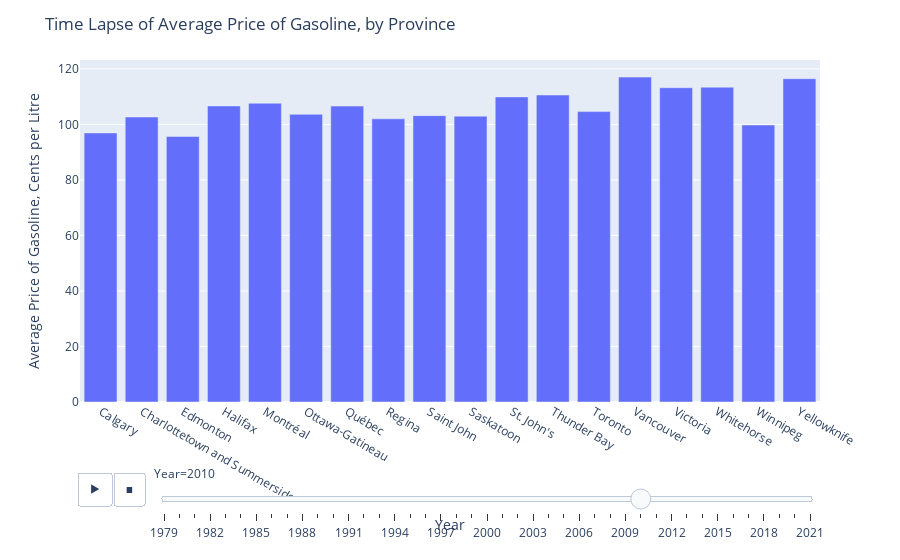

The cell this chart's notebook holds for it:
### Code cell
fig = px.bar(bycity,  
            x='City', y = "Value", animation_frame="Year")
fig.update_layout(
    title="Time Lapse of Average Price of Gasoline, by Province",
    xaxis_title="Year",
    yaxis_title="Average Price of Gasoline, Cents per Litre")

fig.show()

### Figure 1 — Plotly figure (JSON) as saved in the notebook; plotly's stock layout.template omitted (floating-point values rounded to 4 significant figures)
{"data": [{"alignmentgroup": "True", "hovertemplate": "Year=2010<br>City=%{x}<br>Value=%{y}<extra></extra>", "legendgroup": "", "marker": {"color": "#636efa", "pattern": {"shape": ""}}, "name": "", "offsetgroup": "", "orientation": "v", "showlegend": false, "textposition": "auto", "type": "bar", "x": ["Calgary", "Charlottetown and Summerside", "Edmonton", "Halifax", "Montréal", "Ottawa-Gatineau", "Québec", "Regina", "Saint John", "Saskatoon", "St. John's", "Thunder Bay", "Toronto", "Vancouver", "Victoria", "Whitehorse", "Winnipeg", "Yellowknife"], "xaxis": "x", "y": [96.91, 102.7, 95.64, 106.6, 107.6, 103.6, 106.6, 102.0, 103.1, 103.0, 109.9, 110.5, 104.6, 117.0, 113.2, 113.4, 99.77, 116.4], "yaxis": "y"}], "layout": {"autosize": true, "barmode": "relative", "legend": {"tracegroupgap": 0}, "margin": {"t": 60}, "sliders": [{"active": 31, "currentvalue": {"prefix": "Year="}, "len": 0.9, "pad": {"b": 10, "t": 60}, "steps": [{"args": [["1979"], {"frame": {"duration": 0, "redraw": true}, "fromcurrent": true, "mode": "immediate", "transition": {"duration": 0, "easing": "linear"}}], "label": "1979", "method": "animate"}, {"args": [["1980"], {"frame": {"duration": 0, "redraw": true}, "fromcurrent": true, "mode": "immediate", "transition": {"duration": 0, "easing": "linear"}}], "label": "1980", "method": "animate"}, {"args": [["1981"], {"frame": {"duration": 0, "redraw": true}, "fromcurrent": true, "mode": "immediate", "transition": {"duration": 0, "easing": "linear"}}], "label": "1981", "method": "animate"}, {"args": [["1982"], {"frame": {"duration": 0, "redraw": true}, "fromcurrent": true, "mode": "immediate", "transition": {"duration": 0, "easing": "linear"}}], "label": "1982", "method": "animate"}, {"args": [["1983"], {"frame": {"duration": 0, "redraw": true}, "fromcurrent": true, "mode": "immediate", "transition": {"duration": 0, "easing": "linear"}}], "label": "1983", "method": "animate"}, {"args": [["1984"], {"frame": {"duration": 0, "redraw": true}, "fromcurrent": true, "mode": "immediate", "transition": {"duration": 0, "easing": "linear"}}], "label": "1984", "method": "animate"}, {"args": [["1985"], {"frame": {"duration": 0, "redraw": true}, "fromcurrent": true, "mode": "immediate", "transition": {"duration": 0, "easing": "linear"}}], "label": "1985", "method": "animate"}, {"args": [["1986"], {"frame": {"duration": 0, "redraw": true}, "fromcurrent": true, "mode": "immediate", "transition": {"duration": 0, "easing": "linear"}}], "label": "1986", "method": "animate"}, {"args": [["1987"], {"frame": {"duration": 0, "redraw": true}, "fromcurrent": true, "mode": "immediate", "transition": {"duration": 0, "easing": "linear"}}], "label": "1987", "method": "animate"}, {"args": [["1988"], {"frame": {"duration": 0, "redraw": true}, "fromcurrent": true, "mode": "immediate", "transition": {"duration": 0, "easing": "linear"}}], "label": "1988", "method": "animate"}, {"args": [["1989"], {"frame": {"duration": 0, "redraw": true}, "fromcurrent": true, "mode": "immediate", "transition": {"duration": 0, "easing": "linear"}}], "label": "1989", "method": "animate"}, {"args": [["1990"], {"frame": {"duration": 0, "redraw": true}, "fromcurrent": true, "mode": "immediate", "transition": {"duration": 0, "easing": "linear"}}], "label": "1990", "method": "animate"}, {"args": [["1991"], {"frame": {"duration": 0, "redraw": true}, "fromcurrent": true, "mode": "immediate", "transition": {"duration": 0, "easing": "linear"}}], "label": "1991", "method": "animate"}, {"args": [["1992"], {"frame": {"duration": 0, "redraw": true}, "fromcurrent": true, "mode": "immediate", "transition": {"duration": 0, "easing": "linear"}}], "label": "1992", "method": "animate"}, {"args": [["1993"], {"frame": {"duration": 0, "redraw": true}, "fromcurrent": true, "mode": "immediate", "transition": {"duration": 0, "easing": "linear"}}], "label": "1993", "method": "animate"}, {"args": [["1994"], {"frame": {"duration": 0, "redraw": true}, "fromcurrent": true, "mode": "immediate", "transition": {"duration": 0, "easing": "linear"}}], "label": "1994", "method": "animate"}, {"args": [["1995"], {"frame": {"duration": 0, "redraw": true}, "fromcurrent": true, "mode": "immediate", "transition": {"duration": 0, "easing": "linear"}}], "label": "1995", "method": "animate"}, {"args": [["1996"], {"frame": {"duration": 0, "redraw": true}, "fromcurrent": true, "mode": "immediate", "transition": {"duration": 0, "easing": "linear"}}], "label": "1996", "method": "animate"}, {"args": [["1997"], {"frame": {"duration": 0, "redraw": true}, "fromcurrent": true, "mode": "immediate", "transition": {"duration": 0, "easing": "linear"}}], "label": "1997", "method": "animate"}, {"args": [["1998"], {"frame": {"duration": 0, "redraw": true}, "fromcurrent": true, "mode": "immediate", "transition": {"duration": 0, "easing": "linear"}}], "label": "1998", "method": "animate"}, {"args": [["1999"], {"frame": {"duration": 0, "redraw": true}, "fromcurrent": true, "mode": "immediate", "transition": {"duration": 0, "easing": "linear"}}], "label": "1999", "method": "animate"}, {"args": [["2000"], {"frame": {"duration": 0, "redraw": true}, "fromcurrent": true, "mode": "immediate", "transition": {"duration": 0, "easing": "linear"}}], "label": "2000", "method": "animate"}, {"args": [["2001"], {"frame": {"duration": 0, "redraw": true}, "fromcurrent": true, "mode": "immediate", "transition": {"duration": 0, "easing": "linear"}}], "label": "2001", "method": "animate"}, {"args": [["2002"], {"frame": {"duration": 0, "redraw": true}, "fromcurrent": true, "mode": "immediate", "transition": {"duration": 0, "easing": "linear"}}], "label": "2002", "method": "animate"}, {"args": [["2003"], {"frame": {"duration": 0, "redraw": true}, "fromcurrent": true, "mode": "immediate", "transition": {"duration": 0, "easing": "linear"}}], "label": "2003", "method": "animate"}, {"args": [["2004"], {"frame": {"duration": 0, "redraw": true}, "fromcurrent": true, "mode": "immediate", "transition": {"duration": 0, "easing": "linear"}}], "label": "2004", "method": "animate"}, {"args": [["2005"], {"frame": {"duration": 0, "redraw": true}, "fromcurrent": true, "mode": "immediate", "transition": {"duration": 0, "easing": "linear"}}], "label": "2005", "method": "animate"}, {"args": [["2006"], {"frame": {"duration": 0, "redraw": true}, "fromcurrent": true, "mode": "immediate", "transition": {"duration": 0, "easing": "linear"}}], "label": "2006", "method": "animate"}, {"args": [["2007"], {"frame": {"duration": 0, "redraw": true}, "fromcurrent": true, "mode": "immediate", "transition": {"duration": 0, "easing": "linear"}}], "label": "2007", "method": "animate"}, {"args": [["2008"], {"frame": {"duration": 0, "redraw": true}, "fromcurrent": true, "mode": "immediate", "transition": {"duration": 0, "easing": "linear"}}], "label": "2008", "method": "animate"}, {"args": [["2009"], {"frame": {"duration": 0, "redraw": true}, "fromcurrent": true, "mode": "immediate", "transition": {"duration": 0, "easing": "linear"}}], "label": "2009", "method": "animate"}, {"args": [["2010"], {"frame": {"duration": 0, "redraw": true}, "fromcurrent": true, "mode": "immediate", "transition": {"duration": 0, "easing": "linear"}}], "label": "2010", "method": "animate"}, {"args": [["2011"], {"frame": {"duration": 0, "redraw": true}, "fromcurrent": true, "mode": "immediate", "transition": {"duration": 0, "easing": "linear"}}], "label": "2011", "method": "animate"}, {"args": [["2012"], {"frame": {"duration": 0, "redraw": true}, "fromcurrent": true, "mode": "immediate", "transition": {"duration": 0, "easing": "linear"}}], "label": "2012", "method": "animate"}, {"args": [["2013"], {"frame": {"duration": 0, "redraw": true}, "fromcurrent": true, "mode": "immediate", "transition": {"duration": 0, "easing": "linear"}}], "label": "2013", "method": "animate"}, {"args": [["2014"], {"frame": {"duration": 0, "redraw": true}, "fromcurrent": true, "mode": "immediate", "transition": {"duration": 0, "easing": "linear"}}], "label": "2014", "method": "animate"}, {"args": [["2015"], {"frame": {"duration": 0, "redraw": true}, "fromcurrent": true, "mode": "immediate", "transition": {"duration": 0, "easing": "linear"}}], "label": "2015", "method": "animate"}, {"args": [["2016"], {"frame": {"duration": 0, "redraw": true}, "fromcurrent": true, "mode": "immediate", "transition": {"duration": 0, "easing": "linear"}}], "label": "2016", "method": "animate"}, {"args": [["2017"], {"frame": {"duration": 0, "redraw": true}, "fromcurrent": true, "mode": "immediate", "transition": {"duration": 0, "easing": "linear"}}], "label": "2017", "method": "animate"}, {"args": [["2018"], {"frame": {"duration": 0, "redraw": true}, "fromcurrent": true, "mode": "immediate", "transition": {"duration": 0, "easing": "linear"}}], "label": "2018", "method": "animate"}, {"args": [["2019"], {"frame": {"duration": 0, "redraw": true}, "fromcurrent": true, "mode": "immediate", "transition": {"duration": 0, "easing": "linear"}}], "label": "2019", "method": "animate"}, {"args": [["2020"], {"frame": {"duration": 0, "redraw": true}, "fromcurrent": true, "mode": "immediate", "transition": {"duration": 0, "easing": "linear"}}], "label": "2020", "method": "animate"}, {"args": [["2021"], {"frame": {"duration": 0, "redraw": true}, "fromcurrent": true, "mode": "immediate", "transition": {"duration": 0, "easing": "linear"}}], "label": "2021", "method": "animate"}], "x": 0.1, "xanchor": "left", "y": 0, "yanchor": "top"}], "title": {"text": "Time Lapse of Average Price of Gasoline, by Province"}, "updatemenus": [{"active": 1, "buttons": [{"args": [null, {"frame": {"duration": 500, "redraw": true}, "fromcurrent": true, "mode": "immediate", "transition": {"duration": 500, "easing": "linear"}}], "label": "&#9654;", "method": "animate"}, {"args": [[null], {"frame": {"duration": 0, "redraw": true}, "fromcurrent": true, "mode": "immediate", "transition": {"duration": 0, "easing": "linear"}}], "label": "&#9724;", "method": "animate"}], "direction": "left", "pad": {"r": 10, "t": 70}, "showactive": false, "type": "buttons", "x": 0.1, "xanchor": "right", "y": 0, "yanchor": "top"}], "xaxis": {"anchor": "y", "autorange": true, "domain": [0, 1], "range": [-0.5, 17.5], "title": {"text": "Year"}, "type": "category"}, "yaxis": {"anchor": "x", "autorange": true, "domain": [0, 1], "range": [0, 123.2], "title": {"text": "Average Price of Gasoline, Cents per Litre"}, "type": "linear"}}}
